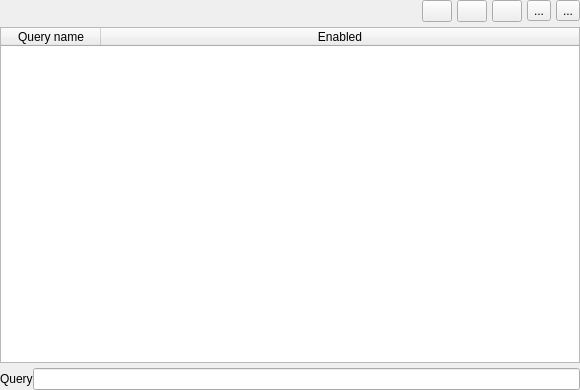
<?xml version="1.0" encoding="UTF-8"?>
<ui version="4.0">
 <class>searchCustomTable</class>
 <widget class="QWidget" name="searchCustomTable">
  <property name="geometry">
   <rect>
    <x>0</x>
    <y>0</y>
    <width>580</width>
    <height>390</height>
   </rect>
  </property>
  <property name="windowTitle">
   <string>Form</string>
  </property>
  <layout class="QVBoxLayout" name="verticalLayout">
   <property name="spacing">
    <number>0</number>
   </property>
   <property name="margin">
    <number>0</number>
   </property>
   <item>
    <layout class="QHBoxLayout" name="horizontalLayout_2">
     <property name="spacing">
      <number>5</number>
     </property>
     <property name="bottomMargin">
      <number>5</number>
     </property>
     <item>
      <spacer name="horizontalSpacer_2">
       <property name="orientation">
        <enum>Qt::Horizontal</enum>
       </property>
       <property name="sizeHint" stdset="0">
        <size>
         <width>40</width>
         <height>20</height>
        </size>
       </property>
      </spacer>
     </item>
     <item>
      <widget class="QPushButton" name="newButton">
       <property name="enabled">
        <bool>true</bool>
       </property>
       <property name="minimumSize">
        <size>
         <width>16</width>
         <height>16</height>
        </size>
       </property>
       <property name="maximumSize">
        <size>
         <width>30</width>
         <height>32</height>
        </size>
       </property>
       <property name="text">
        <string/>
       </property>
       <property name="icon">
        <iconset resource="gui.qrc">
         <normaloff>:/add.png</normaloff>:/add.png</iconset>
       </property>
       <property name="iconSize">
        <size>
         <width>16</width>
         <height>24</height>
        </size>
       </property>
      </widget>
     </item>
     <item>
      <widget class="QPushButton" name="deleteButton">
       <property name="maximumSize">
        <size>
         <width>30</width>
         <height>32</height>
        </size>
       </property>
       <property name="text">
        <string/>
       </property>
       <property name="icon">
        <iconset resource="gui.qrc">
         <normaloff>:/remove.png</normaloff>:/remove.png</iconset>
       </property>
       <property name="iconSize">
        <size>
         <width>16</width>
         <height>24</height>
        </size>
       </property>
      </widget>
     </item>
     <item>
      <widget class="QPushButton" name="editButton">
       <property name="maximumSize">
        <size>
         <width>30</width>
         <height>32</height>
        </size>
       </property>
       <property name="text">
        <string/>
       </property>
       <property name="icon">
        <iconset resource="gui.qrc">
         <normaloff>:/configure.png</normaloff>:/configure.png</iconset>
       </property>
       <property name="iconSize">
        <size>
         <width>24</width>
         <height>24</height>
        </size>
       </property>
      </widget>
     </item>
     <item>
      <widget class="QToolButton" name="saveButton">
       <property name="text">
        <string>...</string>
       </property>
       <property name="icon">
        <iconset resource="gui.qrc">
         <normaloff>:/filesave.png</normaloff>:/filesave.png</iconset>
       </property>
      </widget>
     </item>
     <item>
      <widget class="QToolButton" name="loadButton">
       <property name="text">
        <string>...</string>
       </property>
       <property name="icon">
        <iconset resource="gui.qrc">
         <normaloff>:/folder_documents_128.png</normaloff>:/folder_documents_128.png</iconset>
       </property>
      </widget>
     </item>
    </layout>
   </item>
   <item>
    <widget class="QTableWidget" name="table">
     <property name="columnCount">
      <number>2</number>
     </property>
     <attribute name="horizontalHeaderStretchLastSection">
      <bool>true</bool>
     </attribute>
     <column>
      <property name="text">
       <string>Query name</string>
      </property>
      <property name="icon">
       <iconset resource="gui.qrc">
        <normaloff>:/filter</normaloff>:/filter</iconset>
      </property>
     </column>
     <column>
      <property name="text">
       <string>Enabled</string>
      </property>
     </column>
    </widget>
   </item>
   <item>
    <layout class="QHBoxLayout" name="horizontalLayout">
     <property name="topMargin">
      <number>5</number>
     </property>
     <item>
      <widget class="QLabel" name="label">
       <property name="text">
        <string>Query</string>
       </property>
      </widget>
     </item>
     <item>
      <widget class="QLineEdit" name="queryEdit"/>
     </item>
    </layout>
   </item>
  </layout>
 </widget>
 <resources>
  <include location="gui.qrc"/>
 </resources>
 <connections/>
</ui>
